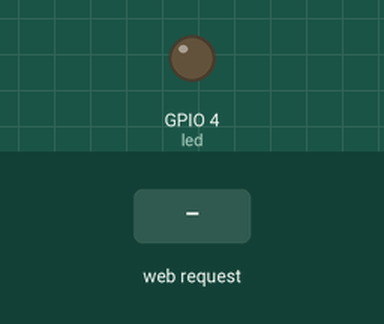
The sketch below on a simulated ESP8266 (NodeMCU). On the bench: output pins drawn as LEDs (lit = HIGH). The test bench sets the inputs (shaded band). WiFi joins after 1.5 s; servers stay silent unless stated; what the sketch prints to the serial monitor is not drawn.

Above: at 3.7 s.
3.8 s: HTTP request GET /ledon received
At 5.0 s:
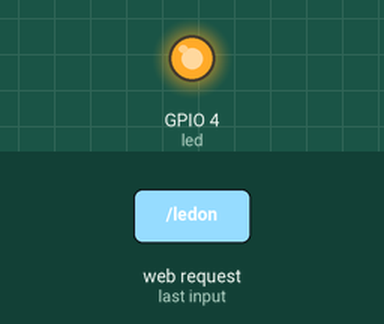
5.3 s: HTTP request GET /ledoff received
At 6.3 s:
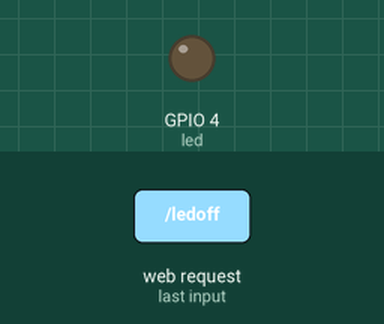
Timing chart, 0 to 8.3 s (numbered marks = the images above; inputs shaded):
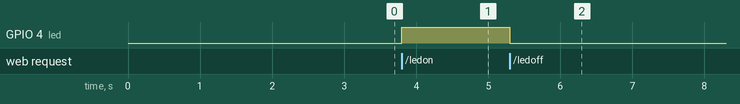

The sketch:

esp8266_with_python.ino
```cpp
#include <ESP8266WiFi.h>
const char* ssid="zxr";
const char* password="1234567890";
const int led= 4;
WiFiServer server(80);
void setup() {
  // put your setup code here, to run once:
pinMode(led,OUTPUT);
Serial.begin(115200);
Serial.print("Connecting to.");
Serial.println(ssid);

WiFi.mode(WIFI_STA);
WiFi.begin(ssid,password);
while (WiFi.status() != WL_CONNECTED){
  delay(500);
  Serial.print("..");}
Serial.println("Nodemcu(esp8266) is connected to the ssid");
Serial.println(WiFi.localIP());
 server.begin();
 delay(1000);
}

void loop() {
  // put your main code here, to run repeatedly:
WiFiClient client;
client=server.available();

if (client ==1){
  String request=client.readStringUntil('\n');
  client.flush();
  Serial.println(request);
  if (request.indexOf("ledon") != -1){
    digitalWrite(led,HIGH);
    Serial.println("LED IS ON NOW");}
   else if (request.indexOf("ledoff") != -1){
    digitalWrite(led,LOW);

    client.println("HTTP/1.1 200 OK");
    Serial.println("LED IS OFF NOW");}
    Serial.print("Client Disconnected");
    Serial.println("===========================================================");
  Serial.println("                              ");
}
}
```

Measured:
- after the input at 3.8 s, GPIO 4 (led): LOW → HIGH at once
- after the input at 5.3 s, GPIO 4 (led): HIGH → LOW at once
